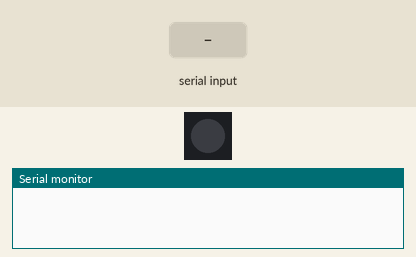
Simulated run of this sketch. Board: Arduino Uno, built with avr-gcc and run on an emulated ATmega328P. Shown: 1 RGB LEDs in strip order, left to right, the last lines printed to the serial monitor. Inputs (shaded band) come from the test bench. Dim RGB values are drawn brighter than linear.

Above: at 0.1 s.
At 1.6 s:
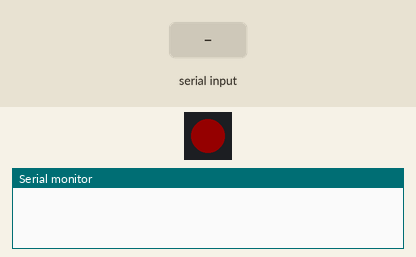
1.7 s: "}" received over Serial
At 2.7 s:
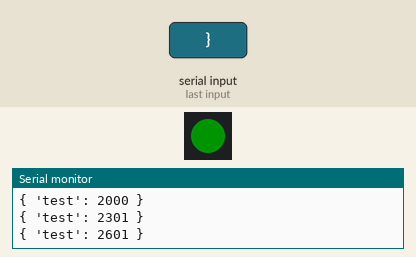
Timing chart, 0 to 4.7 s (numbered marks = the images above; inputs shaded):
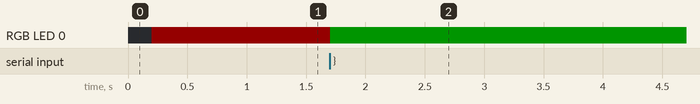

Measured:
- after the input at 1.7 s, RGB LED 0: RGB(20, 0, 0) → RGB(0, 20, 0) at once

The sketch:

wifiArduino.ino
```cpp
#include "FastLED.h"
#define PIN_RBGLED 4
#define NUM_LEDS 1
CRGB leds[NUM_LEDS];

uint32_t Color(uint8_t r, uint8_t g, uint8_t b)
{
  return (((uint32_t)r << 16) | ((uint32_t)g << 8) | b);
}

void setup() {

  Serial.begin(9600);
  delay(200);

  FastLED.addLeds<NEOPIXEL, PIN_RBGLED>(leds, NUM_LEDS);
  FastLED.setBrightness(20);

  // Set Red Color to LED
  FastLED.showColor(Color(255, 0, 0));
  delay(500);

  String sendBuff;

  // To make this code works, remember that the switch S1 should be set to "CAM"
  while(1) {

    if (Serial.available()) {
      char c = Serial.read();

      if (c == '}')  {
       Serial.print("Wifi connected!!\nIP: ");
        Serial.println(sendBuff);

        // Set Red Green to LED
        FastLED.showColor(Color(0, 255, 0));
        sendBuff = "";
        break;
      }
      else {
        sendBuff += c;
      }

    }
  }

}

void loop () {
  Serial.println("{ 'test': " + String(millis()) + " }");
  delay(300);


}
```
